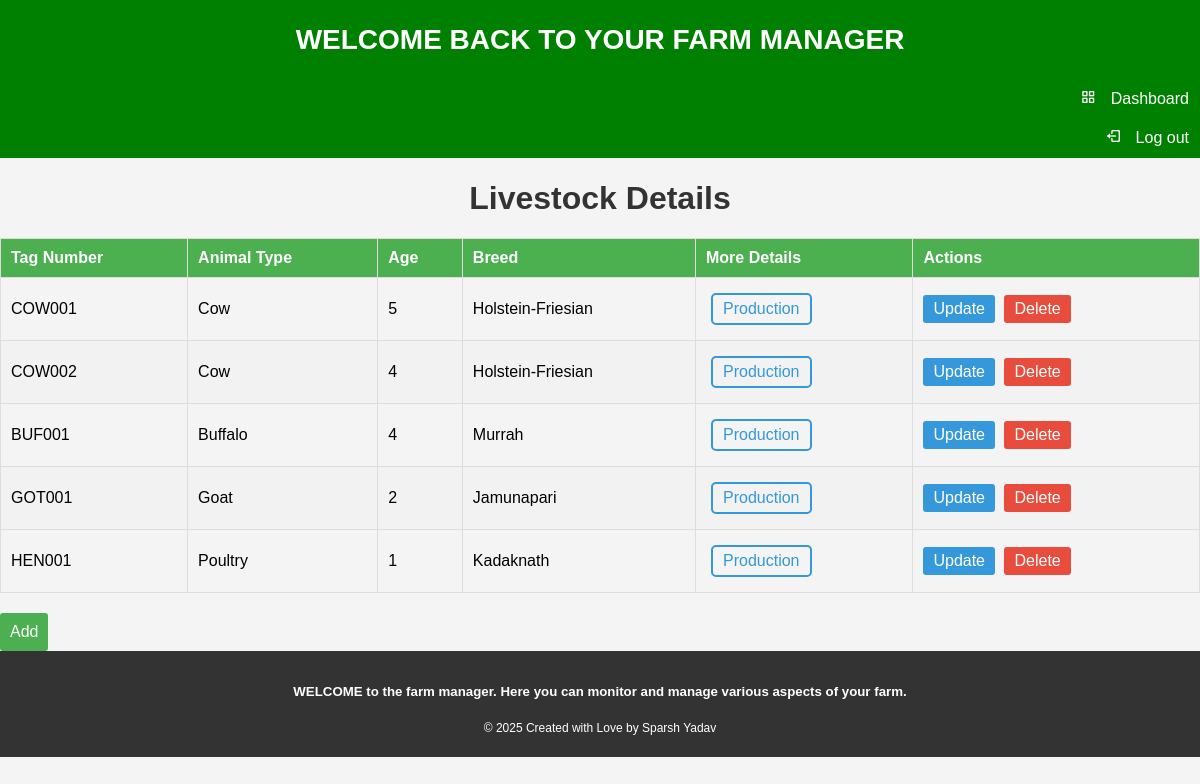
The app's page /show_livestock/ (signed in) with its own data.
### homepage/models.py (models this page shows)
class Livestock(models.Model):
    user=models.ForeignKey(User, on_delete=models.CASCADE, default=1)
    Tag_number = models.CharField(max_length=20, primary_key=True)
    Animal_type= models.CharField(max_length=20)
    Age= models.IntegerField()
    Breed= models.CharField(max_length=20)
    class Meta:
        db_table = "Livestock"

### homepage/views.py (the view)
# urls.py: path("show_livestock/", Show_livestock, name="show-livestock"),
def Show_livestock(request):
    livestock = Livestock.objects.filter(user=request.user)
    return render(request,"homepage/showlivestock.html", {'livestock':livestock})

### homepage/templates/homepage/showlivestock.html (shortened to what this page needs)
{%extends 'homepage/base.html' %}
{% block content %}
<head>
</head>
<body>
    <h1>Livestock Details</h1>
    <table>
        <thead>
            <tr>
                <th>Tag Number</th>
                <th>Animal Type</th>
                <th>Age</th>
                <th>Breed</th>
                <th>More Details</th>
                <th>Actions</th>
            </tr>
        </thead>
        <tbody>
            {% for livestock in livestock %}
            <tr>
                <td>{{ livestock.Tag_number }}</td>
                <td>{{ livestock.Animal_type }}</td>
                <td>{{ livestock.Age }}</td>
                <td>{{ livestock.Breed }}</td>
                <td>  <a href="{% url 'homepage:show-livestockproduction' Tag_number=livestock.Tag_number %}" class="expenses-link">Production</a></td>
                <td><a href="{% url 'homepage:update-livestock' Tag_number=livestock.Tag_number %}" class="update-link">Update</a>
                  <a href="{% url 'homepage:delete-livestock' Tag_number=livestock.Tag_number %}"class="delete-link">Delete</a> </td>
            </tr>
            {% endfor %}
        </tbody>
    </table>
    <a href="{% url 'homepage:add-livestock' %}" class="add-button">Add</a>
</body>
{%endblock%}

### homepage/templates/homepage/showlivestock.html (style rules this page uses)
body { font-family: Arial, sans-serif; background-color: #f4f4f4; margin: 0; padding: 0; }
h1 { color: #333; text-align: center; }
table { width: 100%; border-collapse: collapse; margin-top: 20px; }
th, td { border: 1px solid #ddd; padding: 10px; text-align: left; }
th { background-color: #4caf50; color: white; }
tr:nth-child(even) { background-color: #f2f2f2; }
.update-link, .delete-link { display: inline-block; padding: 5px 10px; text-decoration: none; color: #fff; border-radius: 3px; margin-right: 5px; }
.update-link { background-color: #3498db; }
.delete-link { background-color: #e74c3c; }
.add-button { display: inline-block; padding: 10px; background-color: #4caf50; color: white; text-decoration: none; border-radius: 3px; margin-top: 20px; }
.expenses-link { display: inline-block; padding: 5px 10px; margin: 5px; text-align: center; text-decoration: none; border: 2px solid #3498db; color: #3498db; border-radius: 5px; transition: background-color 0.3s, color 0.3s; }

### records on screen
Livestock: Tag_number "COW001", Animal_type "Cow", Age "5", Breed "Holstein-Friesian"
Livestock: Tag_number "COW002", Animal_type "Cow", Age "4", Breed "Holstein-Friesian"
Livestock: Tag_number "BUF001", Animal_type "Buffalo", Age "4", Breed "Murrah"
Livestock: Tag_number "GOT001", Animal_type "Goat", Age "2", Breed "Jamunapari"
Livestock: Tag_number "HEN001", Animal_type "Poultry", Age "1", Breed "Kadaknath"
